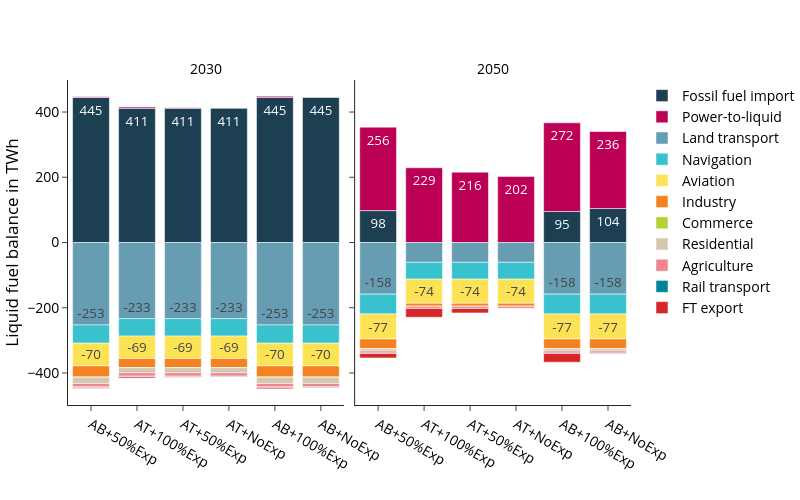

The cell this chart's notebook holds for it:
### Code cell
fig_name = "liquid_fuel_balance_TWh"
fig = px.bar(
    df, 
    **fig_kwargs,
    color_discrete_map=colors["oil"],
    category_orders={
        "variable":list(colors["oil"].keys()),
        "scen": scen_order
        },
    #facet_col_spacing=0.1,
    labels={"value":"Liquid fuel balance in TWh","year":"",
            "variable":"", 
            "scen":""},

)
update_layout(fig)

print("Totals per scenario and year:", demand_sum_df)
fig.show()
#save_plotly_fig(df, fig, fig, sdir, f"{idx_group_name}_{fig_name}")

### Figure 1 — Plotly figure (JSON) as saved in the notebook; plotly's stock layout.template omitted (floating-point values rounded to 4 significant figures)
{"data": [{"hovertemplate": "=%{x}<br>Liquid fuel balance in TWh=%{text}<extra></extra>", "legendgroup": "Fossil fuel import", "marker": {"color": "#1c3f52", "pattern": {"shape": ""}}, "name": "Fossil fuel import", "orientation": "v", "showlegend": true, "text": [444.5, 444.5, 444.5, 411.3, 411.3, 411.3], "textangle": 0, "textposition": "inside", "texttemplate": "%{y:.0f}", "type": "bar", "x": ["AB+100%Exp", "AB+50%Exp", "AB+NoExp", "AT+100%Exp", "AT+50%Exp", "AT+NoExp"], "xaxis": "x", "y": [444.5, 444.5, 444.5, 411.3, 411.3, 411.3], "yaxis": "y"}, {"hovertemplate": "=%{x}<br>Liquid fuel balance in TWh=%{text}<extra></extra>", "legendgroup": "Fossil fuel import", "marker": {"color": "#1c3f52", "pattern": {"shape": ""}}, "name": "Fossil fuel import", "orientation": "v", "showlegend": false, "text": [95.1, 97.8, 104.3, -0.2, -0.2, -0.2], "textangle": 0, "textposition": "inside", "texttemplate": "%{y:.0f}", "type": "bar", "x": ["AB+100%Exp", "AB+50%Exp", "AB+NoExp", "AT+100%Exp", "AT+50%Exp", "AT+NoExp"], "xaxis": "x2", "y": [95.1, 97.8, 104.3, -0.2, -0.2, -0.2], "yaxis": "y2"}, {"hovertemplate": "=%{x}<br>Liquid fuel balance in TWh=%{text}<extra></extra>", "legendgroup": "Power-to-liquid", "marker": {"color": "#bb0056", "pattern": {"shape": ""}}, "name": "Power-to-liquid", "orientation": "v", "showlegend": true, "text": [3.9, 2.0, 3.9, 2.0], "textangle": 0, "textposition": "inside", "texttemplate": "%{y:.0f}", "type": "bar", "x": ["AB+100%Exp", "AB+50%Exp", "AT+100%Exp", "AT+50%Exp"], "xaxis": "x", "y": [3.9, 2.0, 3.9, 2.0], "yaxis": "y"}, {"hovertemplate": "=%{x}<br>Liquid fuel balance in TWh=%{text}<extra></extra>", "legendgroup": "Power-to-liquid", "marker": {"color": "#bb0056", "pattern": {"shape": ""}}, "name": "Power-to-liquid", "orientation": "v", "showlegend": false, "text": [271.8, 255.8, 236.0, 229.1, 215.7, 202.4], "textangle": 0, "textposition": "inside", "texttemplate": "%{y:.0f}", "type": "bar", "x": ["AB+100%Exp", "AB+50%Exp", "AB+NoExp", "AT+100%Exp", "AT+50%Exp", "AT+NoExp"], "xaxis": "x2", "y": [271.8, 255.8, 236.0, 229.1, 215.7, 202.4], "yaxis": "y2"}, {"hovertemplate": "=%{x}<br>Liquid fuel balance in TWh=%{text}<extra></extra>", "legendgroup": "Land transport", "marker": {"color": "#669db2", "pattern": {"shape": ""}}, "name": "Land transport", "orientation": "v", "showlegend": true, "text": [-252.8, -252.8, -252.8, -233.1, -233.1, -233.1], "textangle": 0, "textposition": "inside", "texttemplate": "%{y:.0f}", "type": "bar", "x": ["AB+100%Exp", "AB+50%Exp", "AB+NoExp", "AT+100%Exp", "AT+50%Exp", "AT+NoExp"], "xaxis": "x", "y": [-252.8, -252.8, -252.8, -233.1, -233.1, -233.1], "yaxis": "y"}, {"hovertemplate": "=%{x}<br>Liquid fuel balance in TWh=%{text}<extra></extra>", "legendgroup": "Land transport", "marker": {"color": "#669db2", "pattern": {"shape": ""}}, "name": "Land transport", "orientation": "v", "showlegend": false, "text": [-158.3, -158.3, -158.3, -60.5, -60.5, -60.5], "textangle": 0, "textposition": "inside", "texttemplate": "%{y:.0f}", "type": "bar", "x": ["AB+100%Exp", "AB+50%Exp", "AB+NoExp", "AT+100%Exp", "AT+50%Exp", "AT+NoExp"], "xaxis": "x2", "y": [-158.3, -158.3, -158.3, -60.5, -60.5, -60.5], "yaxis": "y2"}, {"hovertemplate": "=%{x}<br>Liquid fuel balance in TWh=%{text}<extra></extra>", "legendgroup": "Navigation", "marker": {"color": "#39c1cd", "pattern": {"shape": ""}}, "name": "Navigation", "orientation": "v", "showlegend": true, "text": [-55.8, -55.8, -55.8, -53.8, -53.8, -53.8], "textangle": 0, "textposition": "inside", "texttemplate": "%{y:.0f}", "type": "bar", "x": ["AB+100%Exp", "AB+50%Exp", "AB+NoExp", "AT+100%Exp", "AT+50%Exp", "AT+NoExp"], "xaxis": "x", "y": [-55.8, -55.8, -55.8, -53.8, -53.8, -53.8], "yaxis": "y"}, {"hovertemplate": "=%{x}<br>Liquid fuel balance in TWh=%{text}<extra></extra>", "legendgroup": "Navigation", "marker": {"color": "#39c1cd", "pattern": {"shape": ""}}, "name": "Navigation", "orientation": "v", "showlegend": false, "text": [-60.6, -60.6, -60.6, -51.6, -51.6, -51.6], "textangle": 0, "textposition": "inside", "texttemplate": "%{y:.0f}", "type": "bar", "x": ["AB+100%Exp", "AB+50%Exp", "AB+NoExp", "AT+100%Exp", "AT+50%Exp", "AT+NoExp"], "xaxis": "x2", "y": [-60.6, -60.6, -60.6, -51.6, -51.6, -51.6], "yaxis": "y2"}, {"hovertemplate": "=%{x}<br>Liquid fuel balance in TWh=%{text}<extra></extra>", "legendgroup": "Aviation", "marker": {"color": "#fce356", "pattern": {"shape": ""}}, "name": "Aviation", "orientation": "v", "showlegend": true, "text": [-69.7, -69.7, -69.7, -68.7, -68.7, -68.7], "textangle": 0, "textposition": "inside", "texttemplate": "%{y:.0f}", "type": "bar", "x": ["AB+100%Exp", "AB+50%Exp", "AB+NoExp", "AT+100%Exp", "AT+50%Exp", "AT+NoExp"], "xaxis": "x", "y": [-69.7, -69.7, -69.7, -68.7, -68.7, -68.7], "yaxis": "y"}, {"hovertemplate": "=%{x}<br>Liquid fuel balance in TWh=%{text}<extra></extra>", "legendgroup": "Aviation", "marker": {"color": "#fce356", "pattern": {"shape": ""}}, "name": "Aviation", "orientation": "v", "showlegend": false, "text": [-76.9, -76.9, -76.9, -74.1, -74.1, -74.1], "textangle": 0, "textposition": "inside", "texttemplate": "%{y:.0f}", "type": "bar", "x": ["AB+100%Exp", "AB+50%Exp", "AB+NoExp", "AT+100%Exp", "AT+50%Exp", "AT+NoExp"], "xaxis": "x2", "y": [-76.9, -76.9, -76.9, -74.1, -74.1, -74.1], "yaxis": "y2"}, {"hovertemplate": "=%{x}<br>Liquid fuel balance in TWh=%{text}<extra></extra>", "legendgroup": "Industry", "marker": {"color": "#f58220", "pattern": {"shape": ""}}, "name": "Industry", "orientation": "v", "showlegend": true, "text": [-34.1, -34.1, -34.1, -27.7, -27.7, -27.7], "textangle": 0, "textposition": "inside", "texttemplate": "%{y:.0f}", "type": "bar", "x": ["AB+100%Exp", "AB+50%Exp", "AB+NoExp", "AT+100%Exp", "AT+50%Exp", "AT+NoExp"], "xaxis": "x", "y": [-34.1, -34.1, -34.1, -27.7, -27.7, -27.7], "yaxis": "y"}, {"hovertemplate": "=%{x}<br>Liquid fuel balance in TWh=%{text}<extra></extra>", "legendgroup": "Industry", "marker": {"color": "#f58220", "pattern": {"shape": ""}}, "name": "Industry", "orientation": "v", "showlegend": false, "text": [-29.9, -29.9, -29.9, -8.8, -8.8, -8.8], "textangle": 0, "textposition": "inside", "texttemplate": "%{y:.0f}", "type": "bar", "x": ["AB+100%Exp", "AB+50%Exp", "AB+NoExp", "AT+100%Exp", "AT+50%Exp", "AT+NoExp"], "xaxis": "x2", "y": [-29.9, -29.9, -29.9, -8.8, -8.8, -8.8], "yaxis": "y2"}, {"hovertemplate": "=%{x}<br>Liquid fuel balance in TWh=%{text}<extra></extra>", "legendgroup": "Commerce", "marker": {"color": "#b2d235", "pattern": {"shape": ""}}, "name": "Commerce", "orientation": "v", "showlegend": true, "text": [-0.7, -0.7, -0.7, -0.7, -0.7, -0.7], "textangle": 0, "textposition": "inside", "texttemplate": "%{y:.0f}", "type": "bar", "x": ["AB+100%Exp", "AB+50%Exp", "AB+NoExp", "AT+100%Exp", "AT+50%Exp", "AT+NoExp"], "xaxis": "x", "y": [-0.7, -0.7, -0.7, -0.7, -0.7, -0.7], "yaxis": "y"}, {"hovertemplate": "=%{x}<br>Liquid fuel balance in TWh=%{text}<extra></extra>", "legendgroup": "Commerce", "marker": {"color": "#b2d235", "pattern": {"shape": ""}}, "name": "Commerce", "orientation": "v", "showlegend": false, "text": [-0.4, -0.4, -0.4, -0.4, -0.4, -0.4], "textangle": 0, "textposition": "inside", "texttemplate": "%{y:.0f}", "type": "bar", "x": ["AB+100%Exp", "AB+50%Exp", "AB+NoExp", "AT+100%Exp", "AT+50%Exp", "AT+NoExp"], "xaxis": "x2", "y": [-0.4, -0.4, -0.4, -0.4, -0.4, -0.4], "yaxis": "y2"}, {"hovertemplate": "=%{x}<br>Liquid fuel balance in TWh=%{text}<extra></extra>", "legendgroup": "Residential", "marker": {"color": "#d3c7ae", "pattern": {"shape": ""}}, "name": "Residential", "orientation": "v", "showlegend": true, "text": [-19.1, -19.1, -19.1, -15.4, -15.4, -15.4], "textangle": 0, "textposition": "inside", "texttemplate": "%{y:.0f}", "type": "bar", "x": ["AB+100%Exp", "AB+50%Exp", "AB+NoExp", "AT+100%Exp", "AT+50%Exp", "AT+NoExp"], "xaxis": "x", "y": [-19.1, -19.1, -19.1, -15.4, -15.4, -15.4], "yaxis": "y"}, {"hovertemplate": "=%{x}<br>Liquid fuel balance in TWh=%{text}<extra></extra>", "legendgroup": "Residential", "marker": {"color": "#d3c7ae", "pattern": {"shape": ""}}, "name": "Residential", "orientation": "v", "showlegend": false, "text": [-6.7, -6.7, -6.7], "textangle": 0, "textposition": "inside", "texttemplate": "%{y:.0f}", "type": "bar", "x": ["AB+100%Exp", "AB+50%Exp", "AB+NoExp"], "xaxis": "x2", "y": [-6.7, -6.7, -6.7], "yaxis": "y2"}, {"hovertemplate": "=%{x}<br>Liquid fuel balance in TWh=%{text}<extra></extra>", "legendgroup": "Agriculture", "marker": {"color": "#f08591", "pattern": {"shape": ""}}, "name": "Agriculture", "orientation": "v", "showlegend": true, "text": [-10.4, -10.4, -10.4, -10.4, -10.4, -10.4], "textangle": 0, "textposition": "inside", "texttemplate": "%{y:.0f}", "type": "bar", "x": ["AB+100%Exp", "AB+50%Exp", "AB+NoExp", "AT+100%Exp", "AT+50%Exp", "AT+NoExp"], "xaxis": "x", "y": [-10.4, -10.4, -10.4, -10.4, -10.4, -10.4], "yaxis": "y"}, {"hovertemplate": "=%{x}<br>Liquid fuel balance in TWh=%{text}<extra></extra>", "legendgroup": "Agriculture", "marker": {"color": "#f08591", "pattern": {"shape": ""}}, "name": "Agriculture", "orientation": "v", "showlegend": false, "text": [-6.2, -6.2, -6.2, -6.2, -6.2, -6.2], "textangle": 0, "textposition": "inside", "texttemplate": "%{y:.0f}", "type": "bar", "x": ["AB+100%Exp", "AB+50%Exp", "AB+NoExp", "AT+100%Exp", "AT+50%Exp", "AT+NoExp"], "xaxis": "x2", "y": [-6.2, -6.2, -6.2, -6.2, -6.2, -6.2], "yaxis": "y2"}, {"hovertemplate": "=%{x}<br>Liquid fuel balance in TWh=%{text}<extra></extra>", "legendgroup": "Rail transport", "marker": {"color": "#008598", "pattern": {"shape": ""}}, "name": "Rail transport", "orientation": "v", "showlegend": true, "text": [-1.8, -1.8, -1.8, -1.5, -1.5, -1.5], "textangle": 0, "textposition": "inside", "texttemplate": "%{y:.0f}", "type": "bar", "x": ["AB+100%Exp", "AB+50%Exp", "AB+NoExp", "AT+100%Exp", "AT+50%Exp", "AT+NoExp"], "xaxis": "x", "y": [-1.8, -1.8, -1.8, -1.5, -1.5, -1.5], "yaxis": "y"}, {"hovertemplate": "=%{x}<br>Liquid fuel balance in TWh=%{text}<extra></extra>", "legendgroup": "Rail transport", "marker": {"color": "#008598", "pattern": {"shape": ""}}, "name": "Rail transport", "orientation": "v", "showlegend": false, "text": [-1.3, -1.3, -1.3, -0.6, -0.6, -0.6], "textangle": 0, "textposition": "inside", "texttemplate": "%{y:.0f}", "type": "bar", "x": ["AB+100%Exp", "AB+50%Exp", "AB+NoExp", "AT+100%Exp", "AT+50%Exp", "AT+NoExp"], "xaxis": "x2", "y": [-1.3, -1.3, -1.3, -0.6, -0.6, -0.6], "yaxis": "y2"}, {"hovertemplate": "=%{x}<br>Liquid fuel balance in TWh=%{text}<extra></extra>", "legendgroup": "FT export", "marker": {"color": "#D62728", "pattern": {"shape": ""}}, "name": "FT export", "orientation": "v", "showlegend": true, "text": [-3.9, -2.0, -3.9, -2.0], "textangle": 0, "textposition": "inside", "texttemplate": "%{y:.0f}", "type": "bar", "x": ["AB+100%Exp", "AB+50%Exp", "AT+100%Exp", "AT+50%Exp"], "xaxis": "x", "y": [-3.9, -2.0, -3.9, -2.0], "yaxis": "y"}, {"hovertemplate": "=%{x}<br>Liquid fuel balance in TWh=%{text}<extra></extra>", "legendgroup": "FT export", "marker": {"color": "#D62728", "pattern": {"shape": ""}}, "name": "FT export", "orientation": "v", "showlegend": false, "text": [-26.7, -13.4, -26.7, -13.4], "textangle": 0, "textposition": "inside", "texttemplate": "%{y:.0f}", "type": "bar", "x": ["AB+100%Exp", "AB+50%Exp", "AT+100%Exp", "AT+50%Exp"], "xaxis": "x2", "y": [-26.7, -13.4, -26.7, -13.4], "yaxis": "y2"}], "layout": {"annotations": [{"font": {}, "showarrow": false, "text": "2030", "x": 0.245, "xanchor": "center", "xref": "paper", "y": 1, "yanchor": "bottom", "yref": "paper"}, {"font": {}, "showarrow": false, "text": "2050", "x": 0.755, "xanchor": "center", "xref": "paper", "y": 1, "yanchor": "bottom", "yref": "paper"}], "barmode": "relative", "height": 500, "legend": {"title": {"text": ""}, "tracegroupgap": 0}, "width": 800, "xaxis": {"anchor": "y", "categoryarray": ["AB+50%Exp", "AT+100%Exp", "AT+50%Exp", "AT+NoExp"], "categoryorder": "array", "domain": [0, 0.49], "title": {"text": ""}}, "xaxis2": {"anchor": "y2", "categoryarray": ["AB+50%Exp", "AT+100%Exp", "AT+50%Exp", "AT+NoExp"], "categoryorder": "array", "domain": [0.51, 1], "matches": "x", "title": {"text": ""}}, "yaxis": {"anchor": "x", "domain": [0, 1], "title": {"text": "Liquid fuel balance in TWh"}}, "yaxis2": {"anchor": "x2", "domain": [0, 1], "matches": "y", "showticklabels": false}}}
